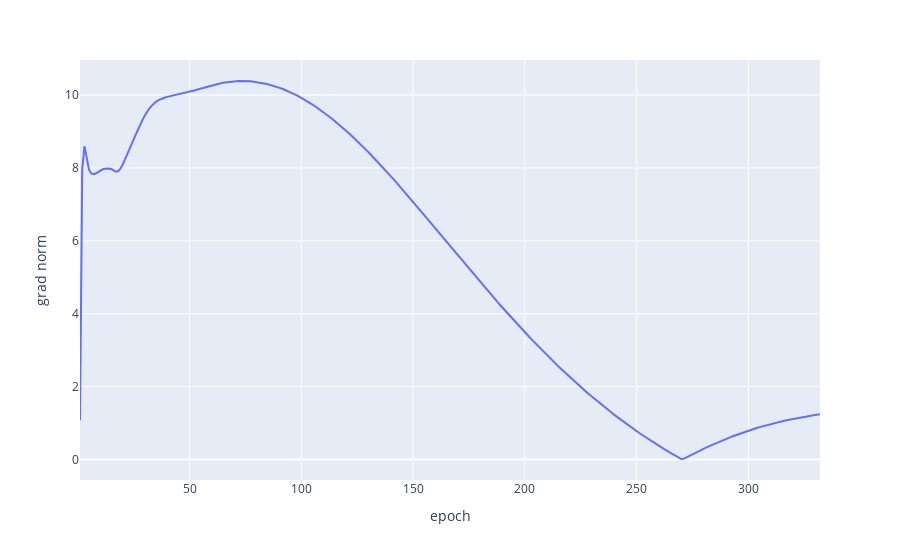

Write notebook code for a chart like this one.
### Markdown cell above
## Plot gradient change history

### Code cell
x = np.arange(1, actual_epoch_count + 1)
y = np.array(grad_change_history)
print("x size - " + str(len(x)))
print("y size - " + str(len(y)))

assert len(x) == len(y)

fig = px.line(x=x, y=y, labels={'x':'epoch', 'y':'grad norm'})
fig.show()

### Figure 1 — Plotly figure (JSON) as saved in the notebook; plotly's stock layout.template omitted (floating-point values rounded to 4 significant figures; data arrays with more than 128 entries replaced by an {"elided": "..."} marker saying what was removed)
{"data": [{"hovertemplate": "epoch=%{x}<br>grad norm=%{y}<extra></extra>", "legendgroup": "", "line": {"color": "#636efa", "dash": "solid"}, "marker": {"symbol": "circle"}, "mode": "lines", "name": "", "orientation": "v", "showlegend": false, "type": "scatter", "x": {"elided": "332 int values"}, "xaxis": "x", "y": {"elided": "332 float values"}, "yaxis": "y"}], "layout": {"legend": {"tracegroupgap": 0}, "margin": {"t": 60}, "xaxis": {"anchor": "y", "domain": [0.0, 1.0], "title": {"text": "epoch"}}, "yaxis": {"anchor": "x", "domain": [0.0, 1.0], "title": {"text": "grad norm"}}}}
